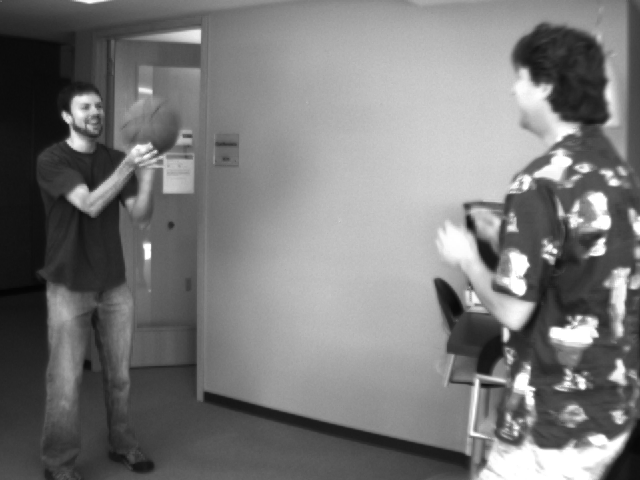
#> input picture basketball1.png, 640 x 480 px, found by its file name
$ python Lucas-Kanade1.py
#> lines starting #> are read from the running program, lines starting #| are printed output that depends on the picture; after the words box and inside, x2 and y2 are one past the last pixel; in counts of white or black regions, pixels touching at a corner belong together
import numpy as np
import math
import cv2
import matplotlib.pyplot as plt
import scipy.signal as sp1

##### Reading the images ###############
Image1 = cv2.imread('C:/Users/saura/Desktop/CVassng/basketball1.png',0)
#> Image1 is the input picture: shape (480, 640); min 4, max 255, mean 120.3
Image2 = cv2.imread('C:/Users/saura/Desktop/CVassng/basketball2.png',0)
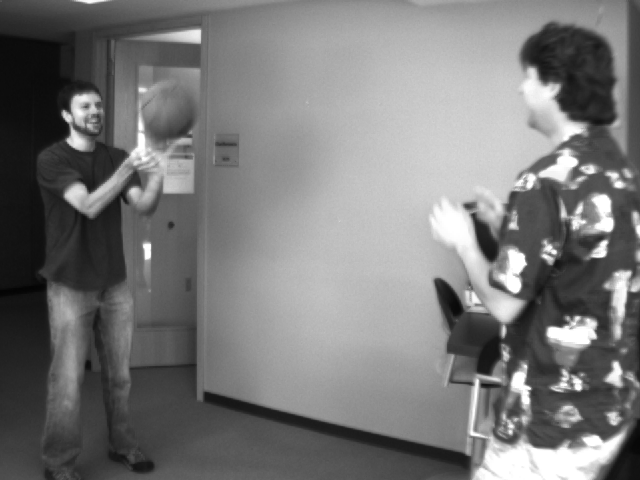
#> input picture basketball2.png, 640 x 480 px, found by its file name
#> Image2 is the input picture: shape (480, 640); min 4, max 255, mean 119.9
#Image1 = cv2.imread('C:/Users/saura/Desktop/CVassng/grove1.png',0)
#Image2 = cv2.imread('C:/Users/saura/Desktop/CVassng/grove2.png',0)

x,y = Image1.shape;
#> x = 480; y = 640
print (x,y)
#| 480 640

##### Gaussian Blurring the images ############
def filter_to_Gaussian(I1,kernel,sigma):
#> called with kernel = array of shape (3, 3), sigma = 1
    G = []
    for i in kernel: # converting a 1D filter to a Gaussian filter
        Gauss = (1 / np.sqrt(2 * np.pi)) * np.exp(-1 * i ** 2 / (2 * sigma ** 2))
        G.append(Gauss)
    G = np.asarray(G)
    #print G
    return G


sigma = 1
kernal = np.array([[-1,0,1],[-1,0,1],[-1,0,1]])
G = filter_to_Gaussian(Image1,kernal,sigma)
#> G = [[0.242, 0.399, 0.242], [0.242, 0.399, 0.242], [0.242, 0.399, 0.242]]
#Igx= sp1.convolve2d(Image1,G)
#Igy= sp1.convolve2d(Image1,np.transpose(G))
Img1 = cv2.GaussianBlur(Image1,(3,3),0)
Img2 = cv2.GaussianBlur(Image2,(3,3),0)

# [6 lines of commented-out code are left out]


def img_reduction(img):
	x,y = img.shape
#> x = 480; y = 640
	x = math.floor(x/2)
#> x = 240
	y = math.floor(y/2)
#> y = 320
	reduced_img=np.zeros((x,y))
	for i in range(0,x):
		for j in range(0,y):
			reduced_img[i,j]= img[i*2,j*2]
	return reduced_img


img1 = img_reduction(Img1)

img11 = img_reduction(img1)
#> after the loop in img_reduction (call 2), `for i in range(0,x):`:
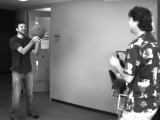
#> reduced_img: shape (120, 160) float64; min 4, max 255, mean 120.3

img2 = img_reduction(Img2)

img22 = img_reduction(img2)
#> after the loop in img_reduction (call 4), `for i in range(0,x):`:
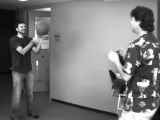
#> reduced_img: shape (120, 160) float64; min 4, max 255, mean 119.9
# [4 lines of commented-out code are left out]

X_mask=np.array([[-1,1],[-1,1]])
Y_mask=np.array([[-1,-1],[1,1]])
t1=np.array([[-1,-1],[-1,-1]])
t2=np.array([[1,1],[1,1]])

# [6 lines of commented-out code are left out]

IX=(sp1.convolve2d(img11,X_mask)+sp1.convolve2d(img22,X_mask))/2
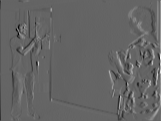
#> IX: shape (121, 161) float64; min -294.5, max 449, mean 0; drawn with min black and max white
#print(IX)
IY=(sp1.convolve2d(img11,Y_mask)+sp1.convolve2d(img22,Y_mask))/2
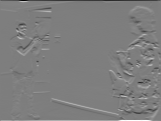
#> IY: shape (121, 161) float64; min -501, max 510, mean 0; drawn with min black and max white
#print(IY)
IXY=(sp1.convolve2d(img11,Y_mask)+sp1.convolve2d(img22,Y_mask))/2
#print(IXY)
IT=(sp1.convolve2d(img11,t1)+sp1.convolve2d(img22,t2))
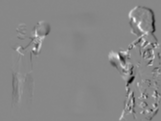
#> IT: shape (121, 161) float64; min -730, max 640, mean -1.4; drawn with min black and max white
#print (IT)

############ CORNER DETECTION ###############################
Corner_parameters = dict(maxCorners = 400,
                       qualityLevel = 0.235,
                       minDistance = 7,
                       blockSize = 10)
Corners = cv2.goodFeaturesToTrack(Image1,mask=None, **Corner_parameters)
#> Corners = 109 rows, first 8: [582, 386], [533, 391], [554, 256], [571, 161], [553, 331], [631, 287], [479, 379], [153, 148]
Corners =(Corners/2**2)
#> Corners = 109 rows, first 8: [145.5, 96.5], [133.2, 97.75], [138.5, 64], [142.8, 40.25], [138.2, 82.75], [157.8, 71.75], [119.8, 94.75], [38.25, 37]
Corners = np.int32(Corners)
#> Corners = contour of 109 points, box (x1, y1, x2, y2) (16, 8, 160, 118), area 15710

for Corner in Corners:
	i,j = Corner.ravel()
	cv2.circle(Image1,(i,j),3,255,-1)
#> this loop made 109 passes
#> (i, j) on passes 1 to 12: (145, 96), (133, 97), (138, 64), (142, 40), (138, 82), (157, 71), (119, 94), (38, 37), (150, 60), (148, 83), (132, 95), (128, 56)
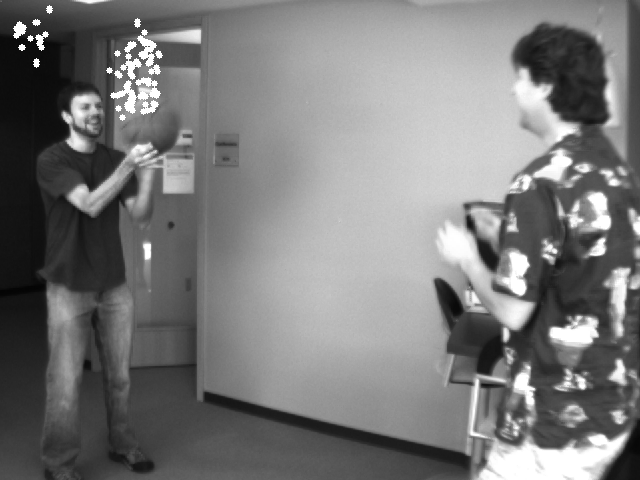
#> Image1: shape (480, 640); 0.72% of pixels changed, all inside (x1, y1, x2, y2) = (13, 5, 163, 121)

#plt.imshow(Image1,cmap='gray')
#plt.show()

CImage = cv2.imread('C:/Users/saura/Desktop/CVassng/basketball1.png')
#CImage = cv2.imread('C:/Users/saura/Desktop/CVassng/grove1.png')

color = np.random.randint(0,255,(200,3))

for Corner in Corners:
	x,y=Corner.ravel()
	#print (x,y)
	Cx = (math.pow(IX[y,x],2))+(math.pow(IX[y+1,x],2))+(math.pow(IX[y,x+1],2))+(math.pow(IX[y-1,x],2))+(math.pow(IX[y,x-1],2))+(math.pow(IX[y,x+1],2))+(math.pow(IX[y+1,x-1],2))+(math.pow(IX[y+1,x+1],2))+(math.pow(IX[y-1,x-1],2))+(math.pow(IX[y-1,x+1],2))
	#print (Cx)
	Cy = (math.pow(IY[y,x],2))+(math.pow(IY[y+1,x],2))+(math.pow(IY[y,x+1],2))+(math.pow(IY[y-1,x],2))+(math.pow(IY[y,x-1],2))+(math.pow(IY[y,x+1],2))+(math.pow(IY[y+1,x-1],2))+(math.pow(IY[y+1,x+1],2))+(math.pow(IY[y-1,x-1],2))+(math.pow(IY[y-1,x+1],2))
	#print (Cy)
	Cxy = (IX[y,x]*IY[y,x])+(IX[y+1,x]*IY[y+1,x])+(IX[y,x+1]*IY[y,x+1])+(IX[y-1,x]*IY[y-1,x])+(IX[y,x-1]*IY[y,x-1])+(IX[y,x+1]*IY[y,x+1])+(IX[y+1,x-1]*IY[y+1,x-1])+(IX[y+1,x+1]*IY[y+1,x+1])+(IX[y-1,x-1]*IY[y-1,x-1])+(IX[y-1,x+1]*IY[y-1,x+1])
	#print (Cxy)
	Ct = (IT[y,x])+(IT[y+1,x])+(IT[y,x+1])+(IT[y-1,x])+(IT[y,x-1])+(IT[y,x+1])+(IT[y+1,x-1])+(IT[y+1,x+1])+(IT[y-1,x-1])+(IT[y-1,x+1])
	#print(Ct)

	O=np.matrix([[Cx,Cxy],[Cxy,Cy]])
	P=np.matrix([[Cx*Ct],[Cy*Ct]])

	m,n=np.linalg.pinv(O)*-P
	Corners = np.int32(Corners)

	M=[]
	N=[]
	if np.all(y!= y+m) and np.all(x!= x+n):
		M.append(m)
		N.append(n)


	i=0

	color = np.random.randint(0,255,(100,3))
#> (the run stopped early here; a loop or call above may not have finished)
